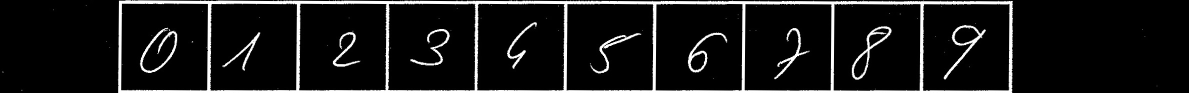
//> input picture OCR/OCR/ZajeciaII/z.jpg, 2377 x 185 px (shown at 1/2 size)
$ ./1476822658_Source1   (built with g++ and OpenCV 4)
//> lines starting //> are read from the running program, lines starting //| are printed output that depends on the picture; after the words box and inside, x2 and y2 are one past the last pixel; in counts of white or black regions, pixels touching at a corner belong together
#include <opencv2/imgproc/imgproc.hpp>
#include <opencv2/core/core.hpp>
#include <opencv2/highgui/highgui.hpp>
#include "opencv2/imgproc/imgproc.hpp"
#include "opencv2/highgui/highgui.hpp"
#include <stdlib.h>
#include <stdio.h>


using namespace cv;
using namespace std;

vector<Mat> vImageSignCell;

inline string itos(int i) {
	std::stringstream ss;
	std::string str;
	ss << i;
	ss >> str;

	return str;
}

int SegmentationSum(Mat image, int row, int NUMBER_COLUMN_GET_TO_SEGMENTATION) {

	double sum = 0;
	for (int y = row; y < row + NUMBER_COLUMN_GET_TO_SEGMENTATION && y < image.rows; y++) {
		for (int x = 0; x < image.cols; x++) {
			sum += image.at<uchar>(y, x);
		}
	}


	return sum;
}

int SegmentationSumCol(Mat image, int col, int NUMBER_COLUMN_GET_TO_SEGMENTATION) {

	double sum = 0;
	for (int x = 0; x < image.cols; x++) {
		for (int y = 0; y < image.rows; y++) {

			sum += image.at<uchar>(y, x);
		}
	}


	return sum;
}

double SegmentationAverage(Mat image, int row, int NUMBER_COLUMN_GET_TO_SEGMENTATION) {

	return SegmentationSum(image, row, NUMBER_COLUMN_GET_TO_SEGMENTATION) / image.rows;
}

void SegmentationCutImage(Mat& image, const int cutLeft = 20, const int cutTop = 5, const int cutRight = 2, const int cutBottom = 5) {

	const int rows = image.rows;
	const int cols = image.cols;

	image = image(Rect(cutLeft, cutTop, cols - cutLeft - cutRight, rows - cutTop - cutBottom));
}

Mat normalaizedImage(Mat imageT) {

	Mat image = imageT.clone();
	int width = image.cols;
	int height = image.rows;

	if (100 != width) {
		resize(image, image, Size(height, 100));
		width = 100;
	}
	if (100 != height) {
		resize(image, image, Size(100, width));
		height = 100;
	}
	return image;
}

Mat image;
int LIMIT_VALUE_LIGHT_BIT;
int maxA = 1000;


void SegmentationCell(int, void*) {

	Mat tmp;
	vImageSignCell.clear();

	int cols = image.cols;
	int rows = image.rows;

	int cutStart = 0, cutEnd = 0;	//information about level cutting
	int fromCut = 0, toCut = 0;	//save position column

	int sum = 0;
	int pomoc = 0;

	for (int y = 0; y < cols - 1; y++) {
		if (y == 240) {
			waitKey();
		}
		sum = SegmentationAverage(image, y, 3);


		if (LIMIT_VALUE_LIGHT_BIT >= sum) {

			if (cutStart == 0) fromCut = y;
			if (cutStart == 1 && cutEnd == 0) { toCut = y; cutEnd = 1; }
			if (cutStart == 1 && cutEnd == 1) {

				tmp = image.clone();
				SegmentationCutImage(tmp, fromCut, 0, tmp.cols - toCut, 0);
				if (pomoc == 1)
					imshow("1", normalaizedImage(tmp));
				if (pomoc == 2)
					imshow("2", normalaizedImage(tmp));
				if (pomoc == 3)
					imshow("3", normalaizedImage(tmp));
				if (pomoc == 4)
					imshow("4", normalaizedImage(tmp));
				vImageSignCell.push_back(tmp);
				tmp.release();

				cutStart = toCut = cutEnd = 0;
				fromCut = y;
				pomoc++;
			}
		}
		else {
			if (cutStart == 0) cutStart = 1;
		}
	}
}

std::vector<cv::Rect> detectLetters(cv::Mat img) {

	std::vector<cv::Rect> boundRect;
	cv::Mat img_gray, img_sobel, img_threshold, element;
	cvtColor(img, img_gray, CV_BGR2GRAY);
	cv::Sobel(img_gray, img_sobel, CV_8U, 1, 0, 3, 1, 0, cv::BORDER_DEFAULT);
	cv::threshold(img_sobel, img_threshold, 0, 255, CV_THRESH_OTSU + CV_THRESH_BINARY);
	element = getStructuringElement(cv::MORPH_RECT, cv::Size(17, 3));
	cv::morphologyEx(img_threshold, img_threshold, CV_MOP_CLOSE, element); //Does the trick
	std::vector< std::vector< cv::Point> > contours;
	cv::findContours(img_threshold, contours, 0, 1);
	std::vector<std::vector<cv::Point> > contours_poly(contours.size());
	for (int i = 0; i < contours.size(); i++)
		if (contours[i].size()>100)
		{
			cv::approxPolyDP(cv::Mat(contours[i]), contours_poly[i], 3, true);
			cv::Rect appRect(boundingRect(cv::Mat(contours_poly[i])));
			if (appRect.width>appRect.height)
				boundRect.push_back(appRect);
		}
	return boundRect;
}

int main() {

	//Read
	cv::Mat img1 = cv::imread("z.jpg");
//> img1 is the input picture: 185 rows x 2377 cols, CV_8UC3; min 0, max 255, mean 23.4
	int erosion_size = 1;
	Mat im = img1.clone();
	int erosion_type;

	Mat element = getStructuringElement(MORPH_ELLIPSE, Size(2 * erosion_size + 1, 2 * erosion_size + 1), Point(erosion_size, erosion_size));

	/// Apply the erosion operation
	erode(im, img1, element);
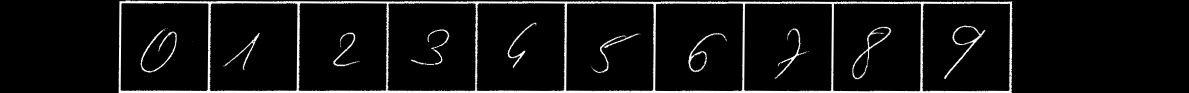
//> img1: 185 rows x 2377 cols, CV_8UC3 (shown at 1/2 size); 15.9% of pixels changed, all inside (x1, y1, x2, y2) = (0, 0, 2320, 185)

	//Detect
	std::vector<cv::Rect> letterBBoxes1 = detectLetters(img1);
//> in detectLetters, `cv::Sobel(img_gray, img_sobel, CV_8U, 1, 0, 3, 1, 0, cv::BORDER_DEFAUL..`:
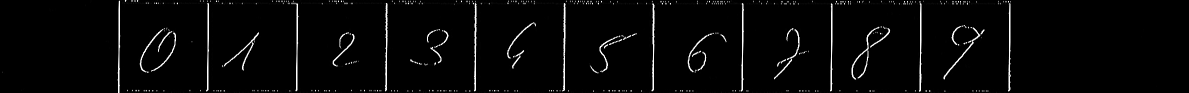
//> img_sobel: 185 rows x 2377 cols, CV_8UC1 (shown at 1/2 size); min 0, max 255, mean 7.2
//> in detectLetters, `cv::threshold(img_sobel, img_threshold, 0, 255, CV_THRESH_OTSU + CV_TH..`:
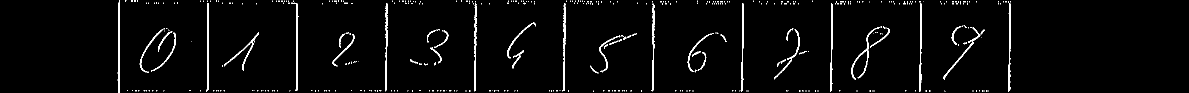
//> img_threshold: 185 rows x 2377 cols, CV_8UC1 (shown at 1/2 size); 2.8% white in thin lines or dots, all inside (x1, y1, x2, y2) = (235, 0, 2022, 185)
//> in detectLetters, `cv::morphologyEx(img_threshold, img_threshold, CV_MOP_CLOSE, element);`:
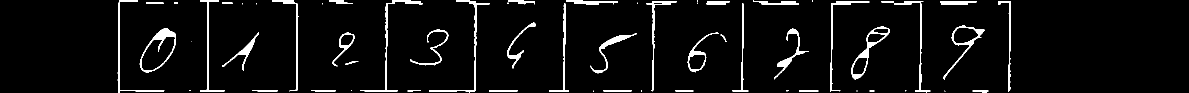
//> img_threshold: 185 rows x 2377 cols, CV_8UC1 (shown at 1/2 size); 4.7% white; 59 white regions (17 under 20 px)
//> in detectLetters, `cv::findContours(img_threshold, contours, 0, 1);`: contours = 59 contours, 20 with area under 20; largest, box (x1, y1, x2, y2) and area: (279, 56, 352, 146) 3862, (1703, 53, 1780, 159) 2371, (1887, 50, 1969, 159) 1883, (1375, 65, 1437, 145) 1304, (721, 0, 845, 183) 810
//> in detectLetters, `std::vector<std::vector<cv::Point> > contours_poly(contours.size());`: contours_poly = 59 empty contours
//> the loop in detectLetters, `for (int i = 0; i < contours.size(); i++)` made 59 passes
//> appRect on passes 11, 12, 16, 21, 22, 23, 24, 25, 26, 27, 28, 29: Rect(1207, 180, 57, 2), Rect(978, 180, 58, 2), Rect(505, 180, 51, 2), Rect(1180, 67, 94, 80), Rect(1375, 65, 61, 80), Rect(444, 65, 74, 76), Rect(666, 64, 41, 69), Rect(821, 58, 76, 73), Rect(1549, 56, 68, 103), Rect(279, 56, 73, 90), Rect(1703, 54, 77, 105), Rect(1888, 50, 81, 109)
//> letterBBoxes1 = 10 Rects (x, y, width, height), first 8: [1207, 180, 57, 2], [978, 180, 58, 2], [505, 180, 51, 2], [1180, 67, 94, 80], [821, 58, 76, 73], [1880, 2, 73, 7], [1507, 0, 91, 9], [1132, 0, 104, 9]
	//Display
	for (int i = 0; i< letterBBoxes1.size(); i++)
		cv::rectangle(img1, letterBBoxes1[i], cv::Scalar(0, 255, 0), 3, 8, 0);
//> this loop made 10 passes
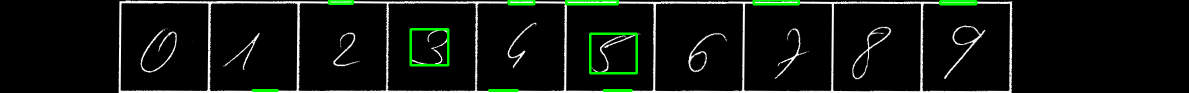
//> img1: 185 rows x 2377 cols, CV_8UC3 (shown at 1/2 size); 1.71% of pixels changed, all inside (x1, y1, x2, y2) = (503, 0, 1955, 184)
	cv::imwrite("imgOut1.jpg", img1);
	waitKey(0);


	image = imread("z.jpg");
	int A = 0;
	LIMIT_VALUE_LIGHT_BIT = 245;
	namedWindow("0", 1);
	namedWindow("1", 1);
	namedWindow("2", 1);
	namedWindow("3", 1);
	namedWindow("4", 1);
	createTrackbar("Value", "0", &A, maxA, SegmentationCell);
	imshow("0", (image));
	SegmentationCell(A, 0);
//> the loop in SegmentationCell, `for (int y = 0; y < cols - 1; y++)` made 2376 passes
//> sum on passes 1 to 12: 3293, 5517, 6808, 6852, 6853, 6305, 4258, 2082, 454, 331, 326, 328
//> after the loop in SegmentationCell, `for (int y = 0; y < cols - 1; y++)`: fromCut = 2375; toCut = 0; pomoc = 1
	waitKey(0);
}

$ run again, with OCR/OCR/ZajeciaII/1.jpg copied over OCR/OCR/ZajeciaII/z.jpg
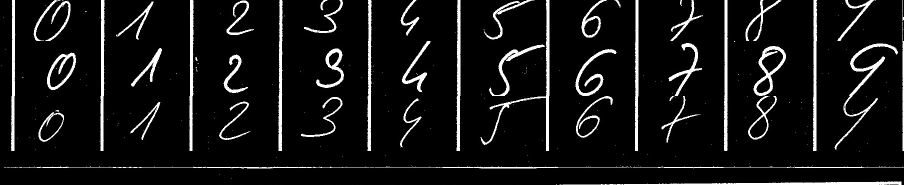
//> input picture OCR/OCR/ZajeciaII/1.jpg, 1808 x 370 px (shown at 1/2 size)
//> img1 is the input picture: 370 rows x 1808 cols, CV_8UC3; min 0, max 255, mean 20.3
//> in detectLetters, `cv::morphologyEx(img_threshold, img_threshold, CV_MOP_CLOSE, element);`:
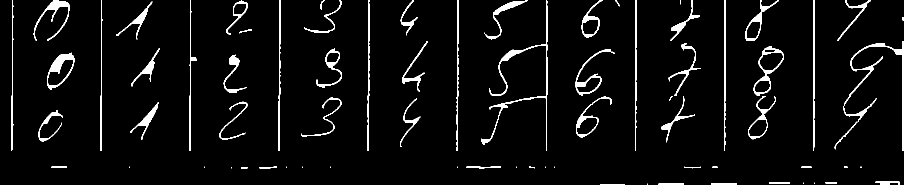
//> img_threshold: 370 rows x 1808 cols, CV_8UC1 (shown at 1/2 size); 4.5% white; 75 white regions (17 under 20 px)
//> contours = 75 contours, 23 with area under 20; largest, box (x1, y1, x2, y2) and area: (1507, 92, 1568, 192) 2784, (94, 105, 149, 180) 2424, (1687, 82, 1808, 302) 1537, (1152, 192, 1223, 276) 1518, (962, 0, 1095, 302) 1514
//> contours_poly = 75 empty contours
//> the loop in detectLetters, `for (int i = 0; i < contours.size(); i++)` made 75 passes
//> appRect on passes 2, 4, 9, 21, 30, 31, 32, 33: Rect(1317, 367, 51, 3), Rect(1423, 366, 50, 4), Rect(1751, 363, 48, 7), Rect(933, 333, 69, 3), Rect(1670, 243, 45, 56), Rect(77, 221, 49, 62), Rect(261, 204, 57, 75), Rect(438, 204, 56, 76)
//> letterBBoxes1 = 7 Rects (x, y, width, height): [1317, 367, 51, 3], [1423, 366, 50, 4], [1751, 363, 48, 7], [933, 333, 69, 3], [602, 194, 81, 78], [971, 0, 85, 79], [608, 0, 74, 66]
//> the loop `for (int i = 0; i< letterBBoxes1.size(); i++)` made 7 passes
//> the loop in SegmentationCell, `for (int y = 0; y < cols - 1; y++)` made 1807 passes
//> sum on passes 1 to 8: 281, 328, 385, 430, 428, 416, 392, 388
//> after the loop in SegmentationCell, `for (int y = 0; y < cols - 1; y++)`:
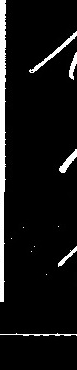
//> vImageSignCell[2]: 370 rows x 77 cols, CV_8UC3; min 0, max 255, mean 19.6
//> after the loop in SegmentationCell, `for (int y = 0; y < cols - 1; y++)`: fromCut = 1806; toCut = 0; pomoc = 4
